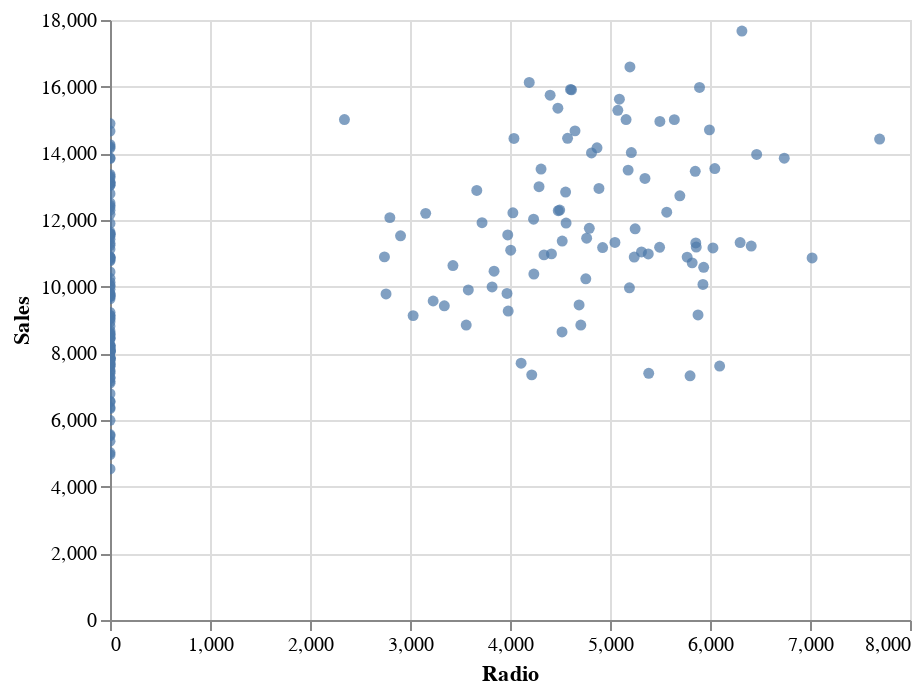

Write notebook code for a chart like this one.
### Code cell
alt.Chart(mmm_df).mark_circle().encode(
    x='Radio',
    y='Sales',
    tooltip=[alt.Tooltip('Sales', title='Ventas de la semana',format='~s')]
).interactive()

### Figure 1 — Vega-Lite specification as saved in the notebook (floating-point values rounded to 4 significant figures; data arrays with more than 128 entries replaced by an {"elided": "..."} marker saying what was removed)
{"config": {"view": {"continuousWidth": 400, "continuousHeight": 300}}, "data": {"name": "data-ae7bc2e20eb238b7838548cfad3534e4"}, "mark": "circle", "encoding": {"tooltip": [{"type": "quantitative", "field": "Sales", "format": "~s", "title": "Ventas de la semana"}], "x": {"type": "quantitative", "field": "Radio"}, "y": {"type": "quantitative", "field": "Sales"}}, "selection": {"selector002": {"type": "interval", "bind": "scales", "encodings": ["x", "y"]}}, "$schema": "https://vega.github.io/schema/vega-lite/v4.8.1.json", "datasets": {"data-ae7bc2e20eb238b7838548cfad3534e4": {"elided": "200 records"}}}
